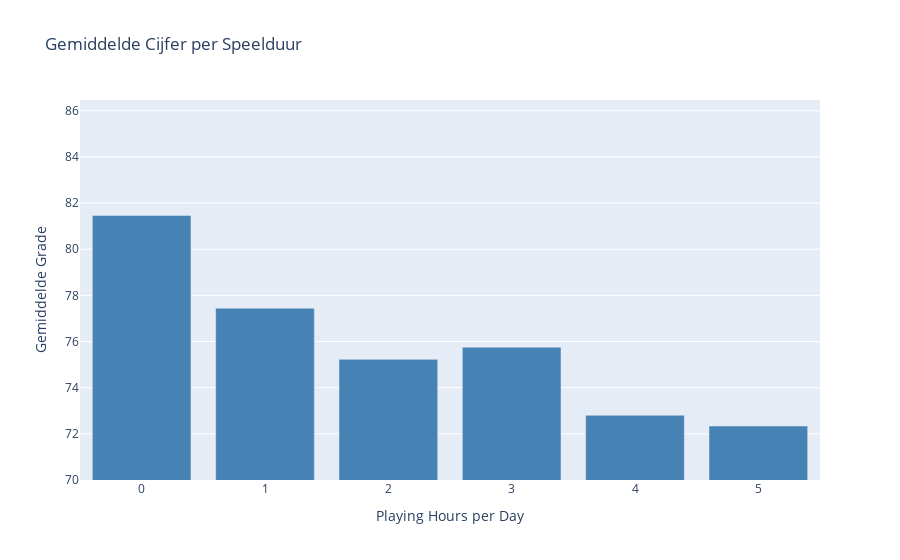

The notebook cell this image was saved under:
### Markdown cell above
### 3.2.1 Argument 1 voor perspectief 2: Meer gamen, minder presteren: het effect van dagelijkse speeltijd
Studenten die meer dan 3 uur per dag gamen behalen significant lagere cijfers dan hun medestudenten.

### Code cell
%run InfoVisualisation4.ipynb

### Figure 1 — Plotly figure (JSON) as saved in the notebook; plotly's stock layout.template omitted (floating-point values rounded to 4 significant figures)
{"data": [{"marker": {"color": "steelblue"}, "type": "bar", "x": [0, 1, 2, 3, 4, 5], "y": [81.46, 77.44, 75.23, 75.75, 72.8, 72.34]}], "layout": {"autosize": true, "showlegend": false, "title": {"text": "Gemiddelde Cijfer per Speelduur"}, "xaxis": {"autorange": true, "range": [-0.5, 5.5], "title": {"text": "Playing Hours per Day"}, "type": "linear"}, "yaxis": {"range": [70, 86.46], "title": {"text": "Gemiddelde Grade"}, "type": "linear"}}}
